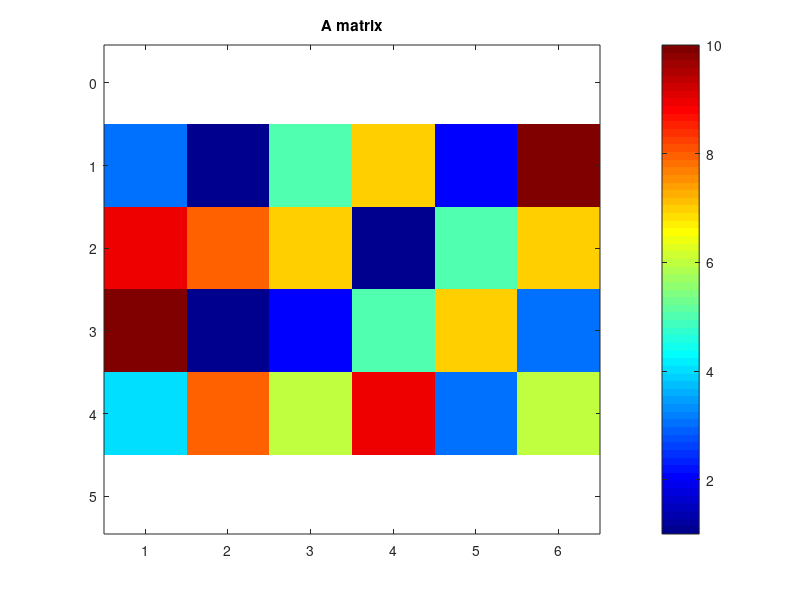
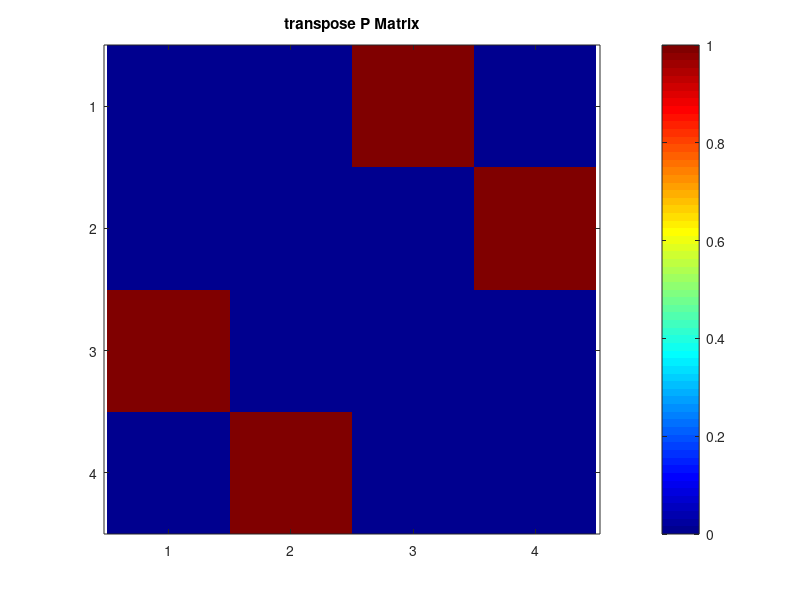
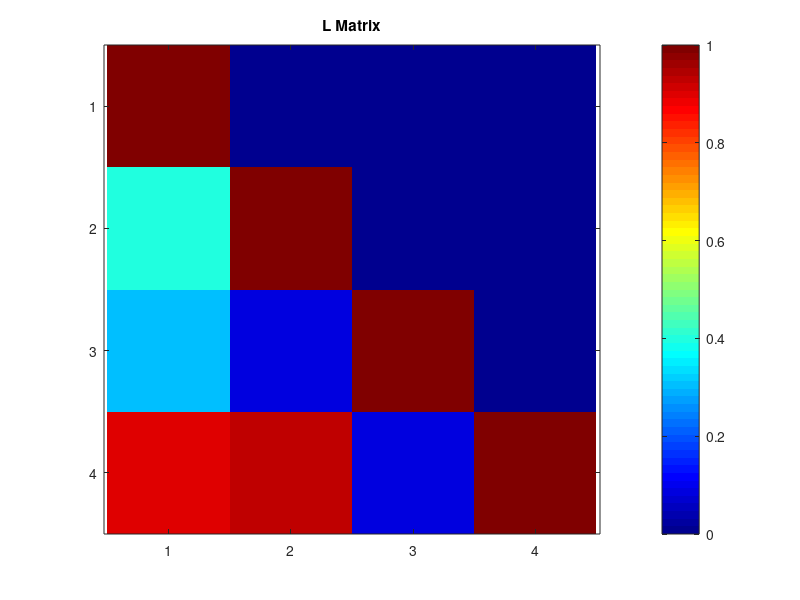
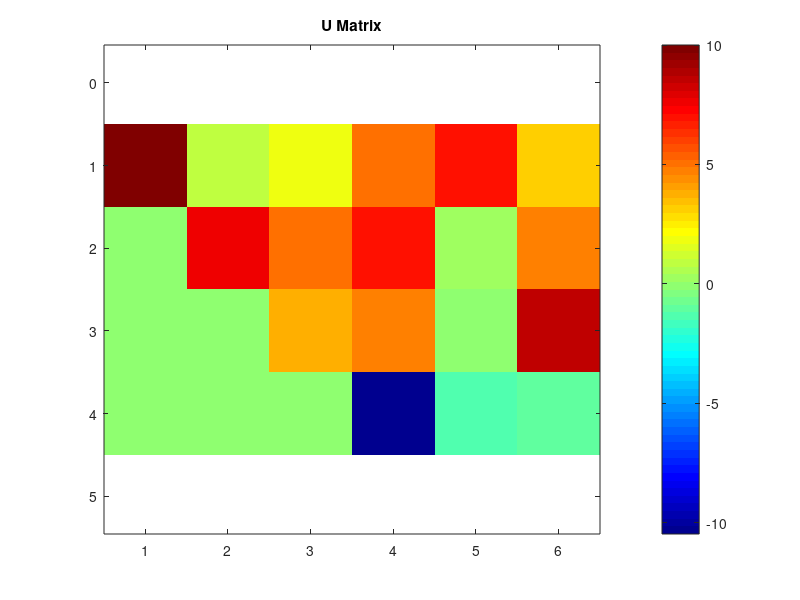

Source code (MATLAB) for these figures, in order:
% Clear workspace, command window, and close all figures
clc; clear; close all;

% Matrix A
A = [3 1 5 7 2 10;
     9 8 7 1 5 7;
     10 1 2 5 7 3;
     4 8 6 9 3 6];

%%%%%%% TODO %%%%%%%
% Refer to the lecture slide 43
% LU decomposition with permutation matrix P
[L,U,P] = lu(A);

% Verify the equality of A and transpose(P)*L*U
A2 = P' * L * U;
%%%%%%%%%%%%%%%%%%%%

% Visualize the results
figure;
imagesc(A); % Display the matrix as a color image
title('A matrix');
colorbar; % Show a color scale
colormap jet; % Use the jet color map
axis equal tight;  % Adjust axes to fit the data

figure;
imagesc(P');  
title('transpose P Matrix');
colorbar;  
colormap jet;  
axis equal tight;  

figure;
imagesc(L);  
title('L Matrix');
colorbar;  
colormap jet;  
axis equal tight;

figure;
imagesc(U);  
title('U Matrix');
colorbar;  
colormap jet;  
axis equal tight;

figure;
imagesc(A2);  
title('A2 Matrix');
colorbar;  
colormap jet;  
axis equal tight;